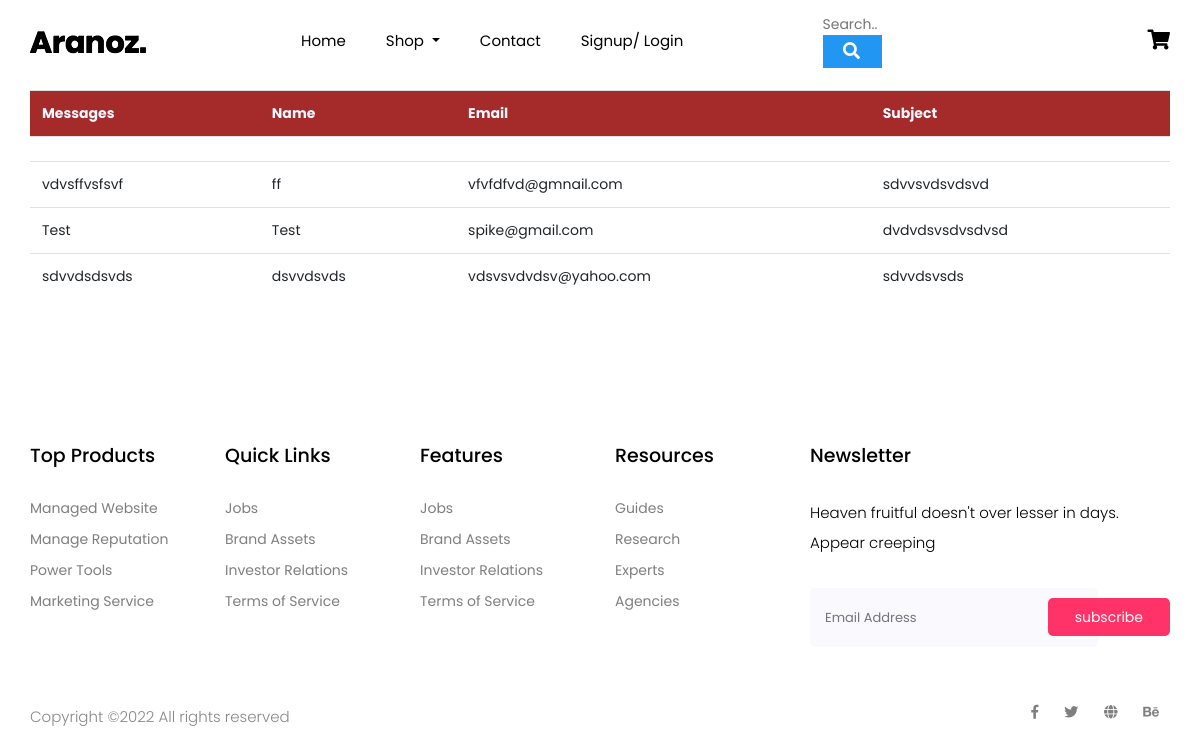
Before: /contact_messages with the older database file.
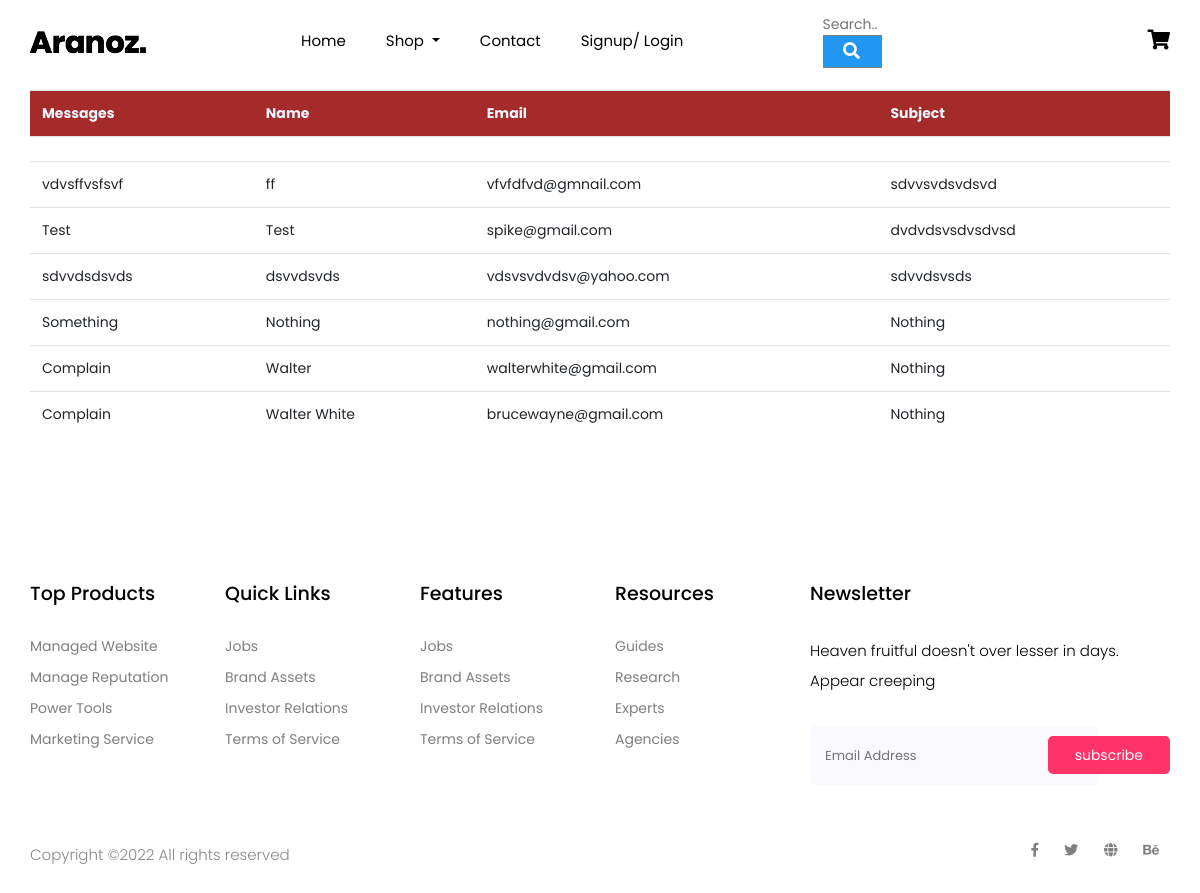
After: the same page with the newer database file.
### Website/models.py (models this page shows)
class Contact(db.Model):
    srl = db.Column(db.Integer, primary_key = True)
    message = db.Column(db.String(200))
    name = db.Column(db.String(150))
    email = db.Column(db.String(150))
    subject = db.Column(db.String(150))

### Website/auth.py (the view)
@auth.route('/contact_messages', methods = ['GET'])
def retriveList():
    contact = Contact.query.all()
    return render_template("contact_messages.html", user = current_user, contact = contact)

### Website/templates/contact_messages.html
{% extends "base.html" %}
{% block content %}
<div class="container" style="padding-top: 90px;">
  <table class="table" style="border-collapse: collapse;">
    <tr style="background-color: brown;color: aliceblue;">
         <th>Messages</th>
         <th>Name</th>
         <th>Email</th>
         <th>Subject</th>
    </tr>
    <tr>
    {% for msg in contact %}
    <td>{{msg.message}}</td>
    <td>{{msg.name}}</td>
    <td>{{msg.email}}</td>
    <td>{{msg.subject}}</td>
    </tr>
    {% endfor %}
  </table>
</div>
{% endblock %}

Changed rows visible on the page:
added Contact: message "Something", name "Nothing", email "nothing@gmail.com", subject "Nothing"
added Contact: message "Complain", name "Walter", email "walterwhite@gmail.com", subject "Nothing"
added Contact: message "Complain", name "Walter White", email "brucewayne@gmail.com", subject "Nothing"
